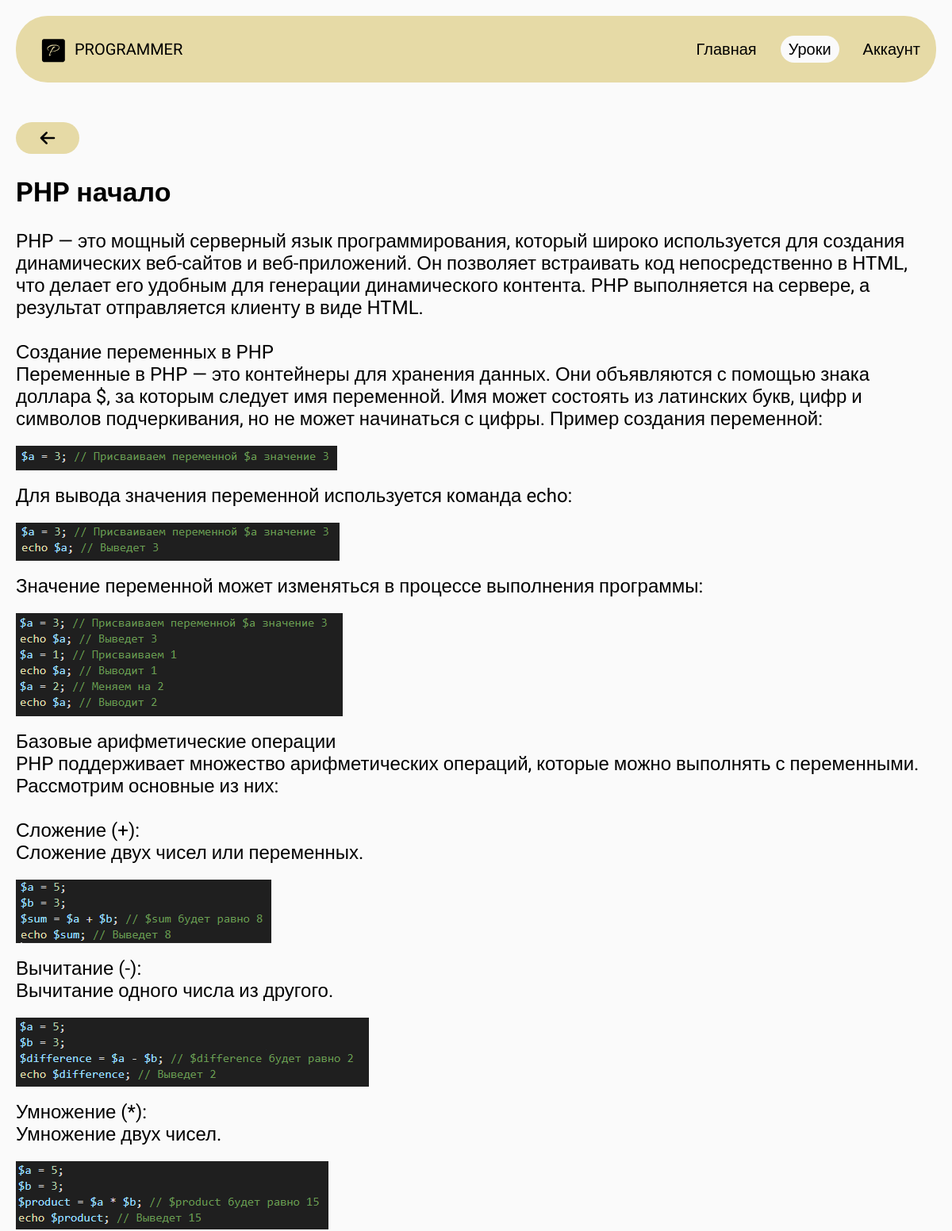
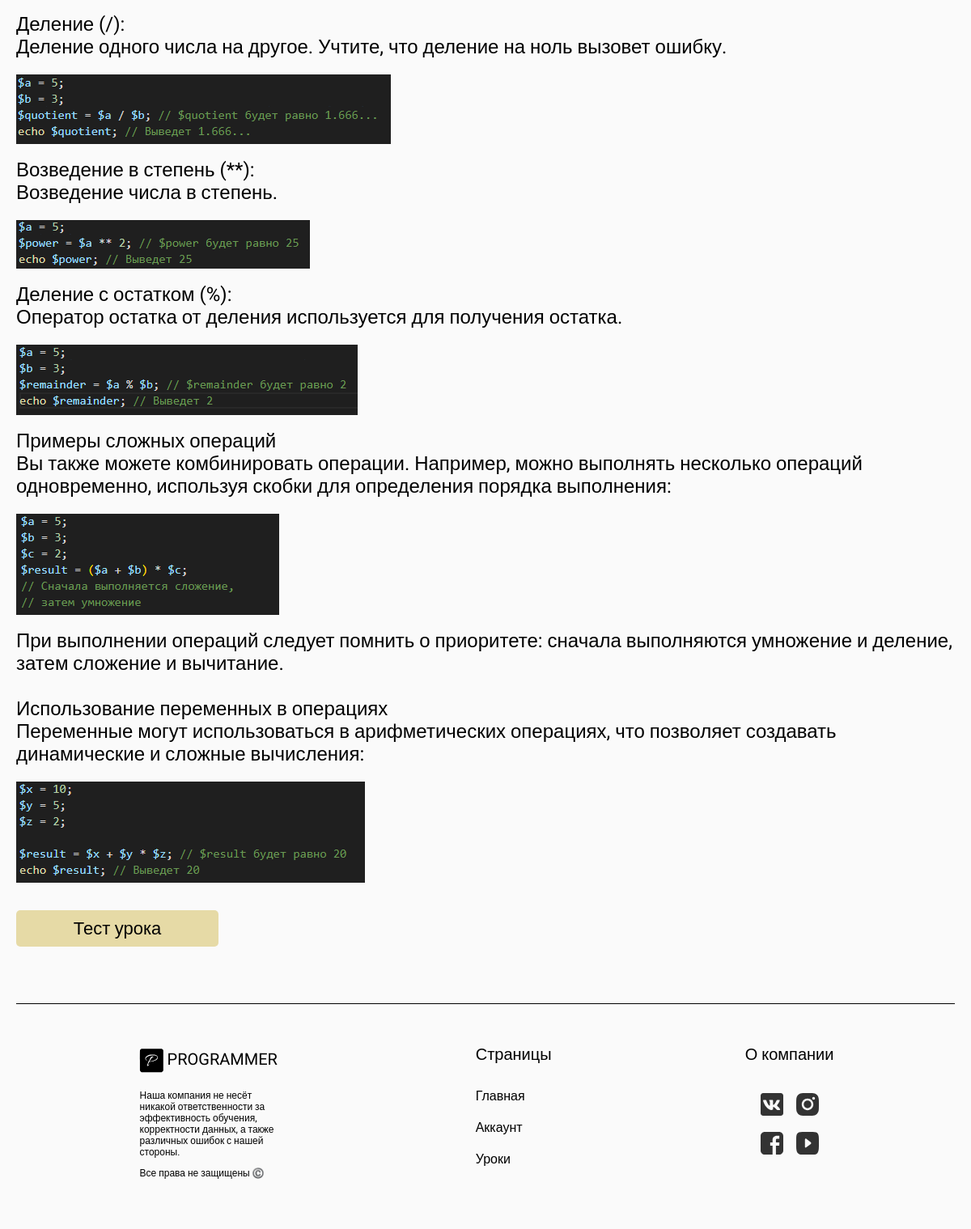
The app's page /lesson/1 (signed in) with its own data (2 pictures, top to bottom).
### app.py (models this page shows)
class Lessons(db.Model):
    __tablename__ = 'lessons'
    id = db.Column(db.Integer, primary_key=True)
    title = db.Column(db.String(100), nullable=False)
    text = db.Column(db.Text, nullable=False)
    chapter_id = db.Column(db.Integer, db.ForeignKey('chapters.id'), nullable=True)
    questions = db.relationship('Questions', backref='lesson', lazy=True)
    passed = db.relationship('UsersPassed', backref='lesson', lazy=True)

### app.py (the view)
@app.route('/lesson/<int:lesson_id>' , methods=['GET','POST'])
@checkToken
def lesson(lesson_id):
    current_lesson = Lessons.query.get_or_404(lesson_id)
    if current_lesson:
        questions = Questions.query.filter_by(lesson_id=lesson_id).all()
        for question in questions:
            question.answer_load = json.loads(question.answers)
            question.isCorrect_load = json.loads(question.isCorrect)
        chapters = Chapter.query.all()
        passed_lesson = UsersPassed.query.filter_by(user=session['user_session']).all()
        passed_lessons = set()
        for passed in passed_lesson:
            if passed.is_passed:
                passed_lessons.add(passed.lesson_id)
        its_next_lesson = set()
        if not passed_lessons and chapters:
            first_chapter = chapters[0]
            if first_chapter.lessons:
                first_lesson = sorted(first_chapter.lessons, key=lambda x: x.id)[0]
                its_next_lesson.add(first_lesson.id)
        else:
            for chapter in chapters:
                chapter_lessons = sorted([lesson for lesson in chapter.lessons if lesson.id not in passed_lessons], key=lambda x: x.id)
                if chapter_lessons:
                    its_next_lesson.add(chapter_lessons[0].id)
                    break
        if lesson_id in its_next_lesson or lesson_id in passed_lessons:
            next_lesson_id = None
            for chapter in chapters:
                chapter_lessons = sorted(chapter.lessons, key=lambda lesson: lesson.id)
                for i, lesson in enumerate(chapter_lessons):
                    if lesson.id == lesson_id:
                        if i + 1 < len(chapter_lessons):
                            next_lesson_id = chapter_lessons[i + 1].id
                        break
                if next_lesson_id:
                    break
            return render_template('lesson.html', lesson=current_lesson, questions=questions, active_page='lessons', next_lesson=next_lesson_id)
        else:
            return redirect(url_for('lessons'))
    else:
        return redirect(url_for('lessons'))

### app.py (called while the page is built)
def checkToken(f):
    @wraps(f)
    def decorated_function(*args, **kwargs):
        token = request.cookies.get(TOKEN_NAME)
        if token:
            user = UsersDB.query.filter_by(token=token).first()
            if user:
                session['user_session'] = user.username
                session['user_status'] = user.status
        return f(*args, **kwargs)
    return decorated_function

@app.before_request
def before_request():
    if 'user_session' not in session:
        token = request.cookies.get(TOKEN_NAME)
        if token:
            user = UsersDB.query.filter_by(token=token).first()
            if user:
                session['user_session'] = user.username
                session['user_status'] = user.status

### templates/lesson.html (shortened to what this page needs)
{% extends 'pattern.html' %}
{% block main %}
    {% if session['user_session'] %}
        <div class="lesson">
            <a href="{{ url_for('lessons')}}" class="lesson-href"><img src="../static/img/arrow-right.svg" alt=""></a>
            <h2 class="lesson-title">{{ lesson.title }}</h2>
            <p class="lesson-text">{{ lesson.text| safe}}</p>
            <button class="lesson-test-form-button test-show-btn" onclick="showTest()">Тест урока</button>
        </div>
    {% else %}
        <script> window.location.href = "{{ url_for('index')}}"</script>
    {% endif %}
{% endblock %}

### templates/pattern.html (shortened to what this page needs)
<!DOCTYPE html>
<html lang="en">
<head>
    <link rel="stylesheet" href="{{ url_for('static', filename='css/main.css') }}">
</head>
<body>
    <header class="header">
            <nav class="header-nav">
                <div class="header-nav-company">
                    <img src="../static/img/Programmer.svg" alt="">
                     <p>PROGRAMMER</p>
                </div>
                <div class="header-nav-pages">
                    <a href="{{ url_for('index')}}" class="header-nav-pages-elem {{ 'header-nav-pages-elem_active' if active_page == 'home' else '' }}">Главная</a>
                    <a href="{{ url_for('lessons')}}" class="header-nav-pages-elem {{ 'header-nav-pages-elem_active' if active_page == 'lessons' else '' }}">Уроки</a>
                    <a href="{{ url_for('account')}}" class="header-nav-pages-elem {{ 'header-nav-pages-elem_active' if active_page == 'account' else '' }} ">Аккаунт</a>
                </div>
            </nav>
    </header>
    {% block main %}{% endblock %}
    <footer class="footer">
        <div class="footer-section">
            <div class="footer-section-rights">
                <div class="footer-section-rights-company">
                   <img src="../static/img/Programmer.svg" alt="">
                    <p>PROGRAMMER</p>
                </div>
                <p>Наша компания не несёт никакой ответственности за
                    эффективность обучения, корректности данных, а также различных ошибок с нашей стороны.
                </p>
                <p>Все права не защищены ©️</p>
            </div>
            <div class="footer-section-pages">
                <p>Страницы</p>
                <a href="{{ url_for('index')}}">Главная</a>
                <a href="{{ url_for('account')}}">Аккаунт</a>
                <a href="{{ url_for('lessons')}}">Уроки</a>
            </div>
            <div class="footer-section-cooperation">
                <p>О компании</p>
                <div class="footer-section-cooperation-media">
                    <a href="https://vk.com/">
                        <img src="../static/img/vk.svg" alt="">
                    </a>
                    <a href="https://www.instagram.com/">
                        <img src="../static/img/instagram.svg" alt="">
                    </a>
                    <a href="https://www.facebook.com/">
                        <img src="../static/img/facebook.svg" alt="">
                    </a>
                    <a href="https://www.youtube.com">
                        <img src="../static/img/youtube.svg" alt="">
                    </a>
                </div>
            </div>
        </div>
    </footer>
</body>
</html>

### static/css/main.css (style rules this page uses)
body { margin: 0; }
html { background-color: rgb(250, 250, 250); }
.header { color: black; margin: 0 20px; }
.header a { text-decoration: none; color: black; }
.header .header-nav { display: flex; flex-wrap: wrap; background-color: #e6daa6; border-radius: 40px; max-width: 1800px; margin: 20px auto; position: relative; justify-content: space-between; align-items: center; }
.header .header-nav .header-nav-company { z-index: 1; display: flex; align-items: center; margin-left: 20px; padding: 10px; box-sizing: border-box; }
.header .header-nav .header-nav-company img { width: 34px; border: 10%; }
.header .header-nav .header-nav-company p { font-size: 20px; margin-left: 10px; }
.header .header-nav .header-nav-pages { z-index: 1; display: flex; justify-content: center; align-items: center; gap: 20px; border-radius: 20px; flex-wrap: wrap; padding: 10px; box-sizing: border-box; }
.header .header-nav .header-nav-pages .header-nav-pages-elem { font-size: 20px; padding: 5px 10px; transition: 0.4s ease; }
.header .header-nav .header-nav-pages .header-nav-pages-elem_active { background-color: rgb(250, 250, 250); border-radius: 20px; }
.footer { max-width: 1200px; color: black; display: flex; justify-content: center; margin: 0 auto; padding: 0 20px; }
.footer a { text-decoration: none; color: black; }
.footer .footer-section { width: 100%; display: flex; flex-wrap: wrap; justify-content: space-around; border-radius: 0 0 50px 50px; border-top: 1px solid black; padding: 50px 30px; }
.footer .footer-section .footer-section-rights { max-width: 179px; }
.footer .footer-section .footer-section-rights p { font-size: 12px; margin-top: 10px; padding-left: 3px; }
.footer .footer-section .footer-section-rights-company { display: flex; align-items: center; margin-bottom: 20px; }
.footer .footer-section .footer-section-rights-company img { width: 34px; }
.footer .footer-section .footer-section-rights-company p { font-size: 20px; margin: 0; }
.footer .footer-section .footer-section-pages { display: flex; flex-direction: column; }
.footer .footer-section .footer-section-pages p { font-size: 20px; margin: 0; margin-bottom: 20px; }
.footer .footer-section .footer-section-pages a { font-size: 16px; margin: 10px 0; transition: 0.3s ease; }
.footer .footer-section .footer-section-cooperation p { font-size: 20px; margin: 0; margin-bottom: 36px; }
.footer .footer-section .footer-section-cooperation-media { display: flex; justify-content: center; width: 80px; flex-wrap: wrap; gap: 16px; margin: 10px auto; text-decoration: none; }
.footer .footer-section .footer-section-cooperation-media img { width: 28px; transition: 0.3s ease; }
.lesson { max-width: 1200px; margin: 50px auto; padding: 0 20px; }
.lesson .lesson-href { text-decoration: none; color: black; width: 80px; height: 40px; border-radius: 20px; background-color: #e6daa6; border: none; font-size: 40px; display: flex; align-items: center; justify-content: center; cursor: pointer; }
.lesson .lesson-href img { width: 32px; rotate: 180deg; }
.lesson .lesson-title { font-size: 34px; }
.lesson .lesson-text { font-size: 24px; white-space: pre-wrap; }
.lesson .lesson-text img { max-width: 80%; display: flex; margin: 20px auto -10px 0; justify-content: left; }
.lesson .lesson-test-form-button { margin: 20px 0; width: 250px; height: 45px; font-size: 22px; border: none; border-radius: 5px; background-color: #e6daa6; }

### templates/pattern.html (style rules this page uses)
* { font-family: "Roboto", sans-serif; }

### records on screen
Lessons: title "PHP начало", text "PHP — это мощный серверный язык программирования, который широко используется для создания динамических веб-сайтов и веб-приложений. Он позволяет встраивать код непосредственно в HTML, что делает его удобным для генерации динамического контента. PHP выполняется на сервере, а результат отправляется клиенту в виде HTML. Создание переменных в PHP Переменные в PHP — это контейнеры для хранения данных. Они объявляются с помощью знака доллара $, за которым следует имя переменной. Имя может состоять из латинских букв, цифр и символов подчеркивания, но не может начинаться с цифры. Пример создания переменной: Для вывода значения переменной используется команда echo: Значение переменной может…", text (picture)
